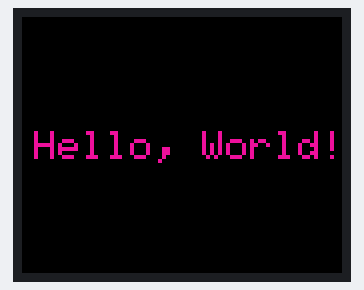
A sketch run on a simulated Arduino Uno, built with avr-gcc and run on an emulated ATmega328P. On the bench: 160×128 colour display. Random numbers use the default seed unless the sketch sets one.

Above: at 0.1 s.
At 2.1 s:
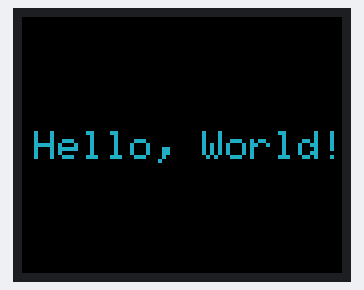
At 8.1 s:
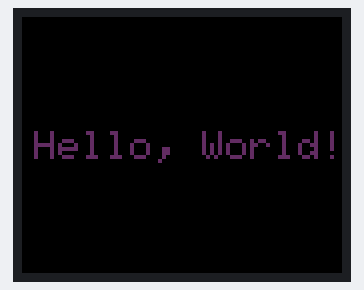
At 18.1 s:
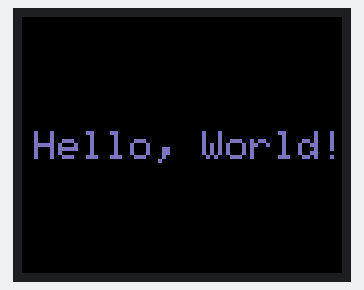
At 28.1 s:
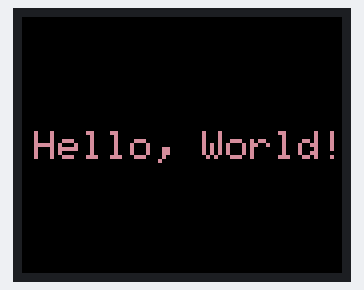
At 38.1 s:
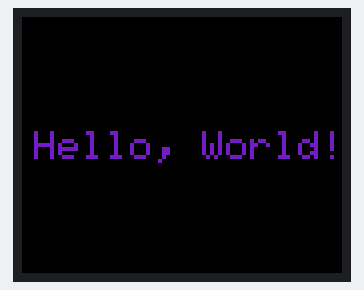

Measured:
- what the display in image 1 shows lasts 2.0 s, from 2.0 s to 4.0 s

The sketch:

1.8TFTScreen.ino
```cpp
// include TFT and SPI libraries
#include <TFT.h>
#include <SPI.h>

// pin definition for Arduino UNO
#define cs   14 //15 //5 // D1
#define dc   33 // 9 //4  // D2
#define rst  25 // 8 //2  // D4


// create an instance of the library
TFT TFTscreen = TFT(cs, dc, rst);

void setup() {

  Serial.println();
  Serial.print("MOSI=");Serial.println(MOSI);
  Serial.print("MISO=");Serial.println(MISO);
  Serial.print("SDA =");Serial.println(SDA);
  Serial.print("SCK =");Serial.println(SCK);

  //initialize the library
  TFTscreen.begin();

  // clear the screen with a black background
  TFTscreen.background(0, 0, 0);
  //set the text size
  TFTscreen.setTextSize(2);
}

void loop() {

  //generate a random color
  int redRandom = random(0, 255);
  int greenRandom = random (0, 255);
  int blueRandom = random (0, 255);

  // set a random font color
  TFTscreen.stroke(redRandom, greenRandom, blueRandom);

  // print Hello, World! in the middle of the screen
  TFTscreen.text("Hello, World!", 6, 57);

  // wait 200 miliseconds until change to next color
  delay(2000);
}
```
